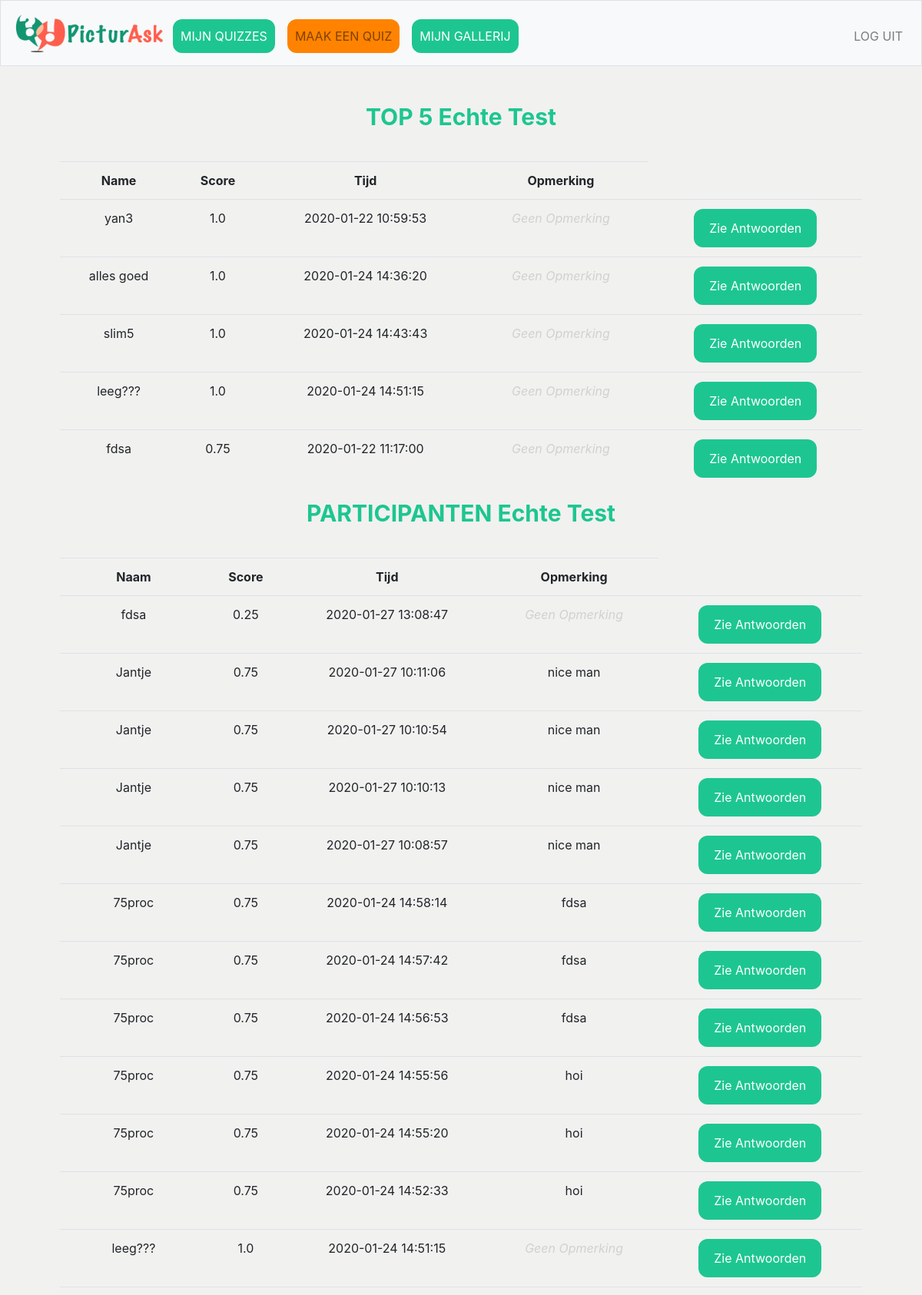
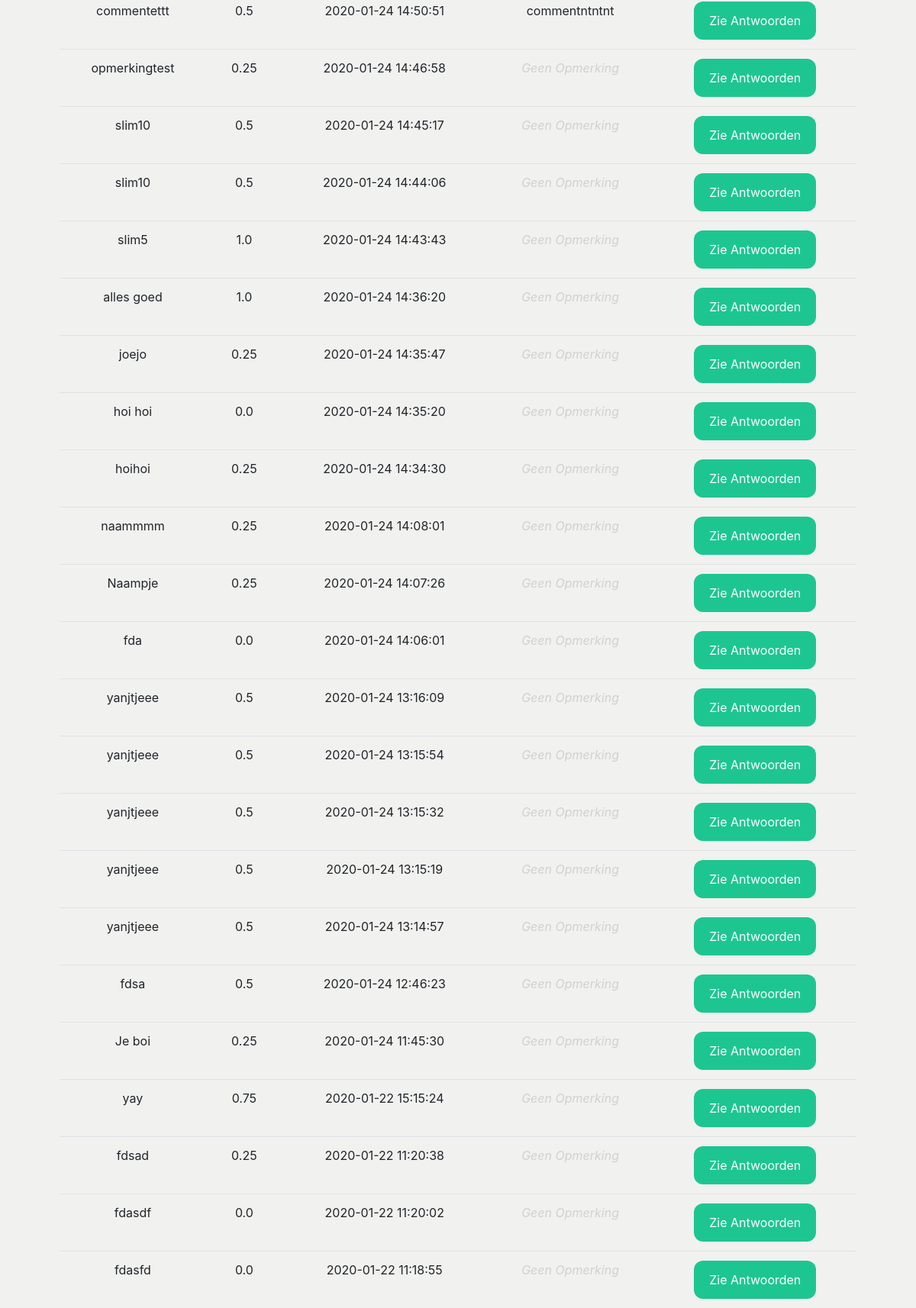
Screenshot of /results/59 (signed in, upper part) with the database file from the repository (2 pictures, top to bottom).
### tables this page shows
CREATE TABLE 'quizes' ('quiz_id' integer PRIMARY KEY AUTOINCREMENT NOT NULL,'user_id' integer NOT NULL, 'quiz_titel'  text NOT NULL  , 'date'  timestamp DEFAULT CURRENT_DATE  , 'gif' text, 'dankwoord' text);

CREATE TABLE 'participants' ('participant_id' integer PRIMARY KEY AUTOINCREMENT NOT NULL, 'quiz_id' integer NOT NULL, 'name' text NOT NULL, 'score' real, 'time'  timestamp DEFAULT CURRENT_TIMESTAMP  , 'comment' text DEFAULT '');

### application.py (the view)
@app.route("/results/<quiz_id>", methods=["GET", "POST"])
@login_required
def results(quiz_id):
    quiz_name = db.execute("SELECT quiz_titel FROM quizes WHERE quiz_id = :quiz_id", quiz_id=quiz_id)[0]["quiz_titel"]
    participants_list = []
    for participant in db.execute("SELECT * FROM participants WHERE quiz_id = :quiz", quiz=quiz_id):
        participants_list.append(participant)
    participants_list.reverse()
    top_participants = sorted(participants_list, key=lambda x:x["score"])
    top_participants.reverse()
    return render_template("results.html", participants_list=participants_list, quiz_name=quiz_name, top_participants=top_participants[:5])

### application.py (called while the page is built)
@app.after_request
def after_request(response):
    response.headers["Cache-Control"] = "no-cache, no-store, must-revalidate"
    response.headers["Expires"] = 0
    response.headers["Pragma"] = "no-cache"
    return response

### helpers.py (called while the page is built)
def login_required(f):
    @wraps(f)
    def decorated_function(*args, **kwargs):
        if session.get("user_id") is None:
            return redirect("/login")
        return f(*args, **kwargs)
    return decorated_function

### templates/results.html (shortened to what this page needs)
{% extends "layout.html" %}
{% block main %}
    <form action="/results/{{quiz_id}}" method="post">
        <div class="form-group">
            <table class="table table-hoverable">
                <h2>TOP 5 {{quiz_name}}</h2>
                <tr>
                    <th>Name</th>
                    <th>Score</th>
                    <th>Tijd</th>
                    <th>Opmerking</th>
                </tr>
                {% for part in top_participants %}
                    <tr>
                        <td>{{part["name"]}}</td>
                        <td>{{part["score"]}}</td>
                        <td>{{part["time"]}}</td>
                        {% if part["comment"] == "" %}
                            <td><i><font color=#D1D1D1>Geen Opmerking</font></i></td>
                        {% else%}
                            <td>{{part["comment"]}}</td>
                        {% endif %}
                        <td> <button type="button" class="btn login" style=width:160px; onclick="window.location.href='/antwoord/{{part['participant_id']}}'">Zie Antwoorden</button></td>
                    </tr>
                {% endfor %}
            </table>
            <table class="table table-hoverable">
                <h2>PARTICIPANTEN {{quiz_name}}</h2>
                <tr>
                    <th>Naam</th>
                    <th>Score</th>
                    <th>Tijd</th>
                    <th>Opmerking</th>
                </tr>
                {% for part in participants_list %}
                    <tr>
                        <td>{{part["name"]}}</td>
                        <td>{{part["score"]}}</td>
                        <td>{{part["time"]}}</td>
                        {% if part["comment"] == "" %}
                            <td><i><font color=#D1D1D1>Geen Opmerking</font></i></td>
                        {% else%}
                            <td>{{part["comment"]}}</td>
                        {% endif %}
                        <td> <button type="button" class="btn login" style=width:160px; onclick="window.location.href='/antwoord/{{part['participant_id']}}'">Zie Antwoorden</button></td>
                    </tr>
                {% endfor %}
            </table>
        </div>
    </form>
{% endblock %}

### templates/layout.html (shortened to what this page needs)
<!DOCTYPE html>
<html lang="en">
    <head>
        <link href="https://maxcdn.bootstrapcdn.com/bootstrap/4.1.3/css/bootstrap.min.css" rel="stylesheet">
        <link href="/static/styles.css" rel="stylesheet">
    </head>
    <body>
        <nav class="navbar navbar-expand-md navbar-light bg-light border">
            <a class="nav-item" href="/"><img src="/static/IMG_3385.PNG" style="height:50px;width:200px;filter:invert(100%);"/></a>
            <div class="collapse navbar-collapse" id="navbar">
                {% if session.user_id %}
                    <ul class="navbar-nav mr-auto mt-2">
                        <button1 style="margin:8px;" class="nav-item"><a class="nav-link" style=color:white; href="/mijn_quizzes">MIJN QUIZZES</a></button1>
                        <button2 style="margin:8px;" class="nav-item"><a class="nav-link" href="/maak_quiz">MAAK EEN QUIZ</a></button2>
                        <button1 style="margin:8px;" class="nav-item"><a class="nav-link" style=color:white; href="/gallerij">MIJN GALLERIJ</a></button2>
                    </ul>
                    <ul class="navbar-nav ml-auto mt-2">
                        <li class="nav-item"><a class="nav-link" href="/logout">LOG UIT</a></li>
                    </ul>
                {% else %}
                    <ul class="navbar-nav ml-auto mt-2">
                        <li class="nav-item"><a class="nav-link" href="/register">MAAK ACCOUNT</a></li>
                        <li class="nav-item"><a class="nav-link" href="/login">LOG IN</a></li>
                    </ul>
                {% endif %}
            </div>
        </nav>
        <main class="container p-5">
            {% block main %}{% endblock %}
        </main>
    </body>
</html>

### static/styles.css (style rules this page uses)
main { overflow-x: auto; text-align: center; }
body { background-color: #F1F1F0; background-repeat: no-repeat; background-size: cover; }
table { margin-top: 40px; }
button1 { -webkit-transition-duration: 0.4s; transition-duration: 0.4s; background-color: #1DC690; color: white; border: 2px solid #1DC690; border-radius: 12px; }
button2 { -webkit-transition-duration: 0.4s; transition-duration: 0.4s; background-color: #FF8300; color: #AE388B; border: 2px solid #FF8300; border-radius: 12px; }
button { -webkit-transition-duration: 0.4s; transition-duration: 0.4s; width:50%; height: 50px; background-color: #1DC690; color: #3D550C; border-radius: 12px; }
h2 { font-size: 30px; font-weight: bold; color: #1DC690; }
.login { -webkit-transition-duration: 0.4s; transition-duration: 0.4s; width:30%; height: 50px; background-color: #1DC690; outline: none; color: white; border-radius: 12px; }

### rows the page displays
quizes: quiz_titel "Echte Test"
participants: name "yan3", score "1.0", time "2020-01-22 10:59:53", comment "Geen Opmerking"
participants: name "alles goed", score "1.0", time "2020-01-24 14:36:20", comment "Geen Opmerking"
participants: name "slim5", score "1.0", time "2020-01-24 14:43:43", comment "Geen Opmerking"
participants: name "leeg???", score "1.0", time "2020-01-24 14:51:15", comment "Geen Opmerking"
participants: name "fdsa", score "0.75", time "2020-01-22 11:17:00", comment "Geen Opmerking"
participants: name "fdsa", score "0.25", time "2020-01-27 13:08:47", comment "Geen Opmerking"
participants: name "Jantje", score "0.75", time "2020-01-27 10:11:06", comment "nice man"
participants: name "Jantje", score "0.75", time "2020-01-27 10:10:54", comment "nice man"
participants: name "Jantje", score "0.75", time "2020-01-27 10:10:13", comment "nice man"
participants: name "Jantje", score "0.75", time "2020-01-27 10:08:57", comment "nice man"
participants: name "75proc", score "0.75", time "2020-01-24 14:58:14", comment "fdsa"
participants: name "75proc", score "0.75", time "2020-01-24 14:57:42", comment "fdsa"
participants: name "75proc", score "0.75", time "2020-01-24 14:56:53", comment "fdsa"
participants: name "75proc", score "0.75", time "2020-01-24 14:55:56", comment "hoi"
participants: name "75proc", score "0.75", time "2020-01-24 14:55:20", comment "hoi"
participants: name "75proc", score "0.75", time "2020-01-24 14:52:33", comment "hoi"
participants: name "commentettt", score "0.5", time "2020-01-24 14:50:51", comment "commentntntnt"
participants: name "opmerkingtest", score "0.25", time "2020-01-24 14:46:58", comment "Geen Opmerking"
participants: name "slim10", score "0.5", time "2020-01-24 14:45:17", comment "Geen Opmerking"
participants: name "slim10", score "0.5", time "2020-01-24 14:44:06", comment "Geen Opmerking"
participants: name "joejo", score "0.25", time "2020-01-24 14:35:47", comment "Geen Opmerking"
participants: name "hoi hoi", score "0.0", time "2020-01-24 14:35:20", comment "Geen Opmerking"
participants: name "hoihoi", score "0.25", time "2020-01-24 14:34:30", comment "Geen Opmerking"
participants: name "naammmm", score "0.25", time "2020-01-24 14:08:01", comment "Geen Opmerking"
participants: name "Naampje", score "0.25", time "2020-01-24 14:07:26", comment "Geen Opmerking"
participants: name "fda", score "0.0", time "2020-01-24 14:06:01", comment "Geen Opmerking"
participants: name "yanjtjeee", score "0.5", time "2020-01-24 13:16:09", comment "Geen Opmerking"
participants: name "yanjtjeee", score "0.5", time "2020-01-24 13:15:54", comment "Geen Opmerking"
participants: name "yanjtjeee", score "0.5", time "2020-01-24 13:15:32", comment "Geen Opmerking"
participants: name "yanjtjeee", score "0.5", time "2020-01-24 13:15:19", comment "Geen Opmerking"
participants: name "yanjtjeee", score "0.5", time "2020-01-24 13:14:57", comment "Geen Opmerking"
participants: name "fdsa", score "0.5", time "2020-01-24 12:46:23", comment "Geen Opmerking"
participants: name "Je boi", score "0.25", time "2020-01-24 11:45:30", comment "Geen Opmerking"
participants: name "yay", score "0.75", time "2020-01-22 15:15:24", comment "Geen Opmerking"
participants: name "fdsad", score "0.25", time "2020-01-22 11:20:38", comment "Geen Opmerking"
participants: name "fdasdf", score "0.0", time "2020-01-22 11:20:02", comment "Geen Opmerking"
participants: name "fdasfd", score "0.0", time "2020-01-22 11:18:55", comment "Geen Opmerking"
